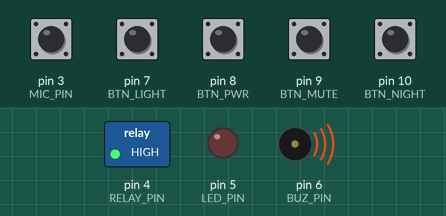
The sketch below on a simulated Arduino Nano, built with avr-gcc and run on an emulated ATmega328P. On the bench: switched loads named in the sketch (green lamp = pin HIGH), output pins drawn as LEDs (lit = HIGH), buzzer (waves = sounding). The test bench sets the inputs (shaded band); at power-on: pin 3 (MIC_PIN), pin 7 (BTN_LIGHT), pin 8 (BTN_PWR), pin 9 (BTN_MUTE), pin 10 (BTN_NIGHT) HIGH. What the sketch prints to the serial monitor is not drawn.

Above: at 0.75 s.
1.3 s: pin 9 (BTN_MUTE) pulled LOW for 0.15 s
4.3 s: pin 7 (BTN_LIGHT) pulled LOW for 0.15 s
At 4.67 s:
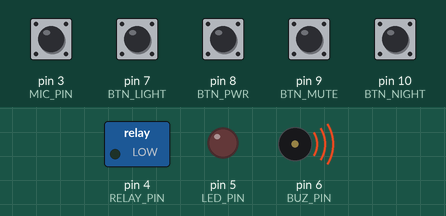
7.3 s: pin 10 (BTN_NIGHT) pulled LOW for 0.15 s
At 8.0 s:
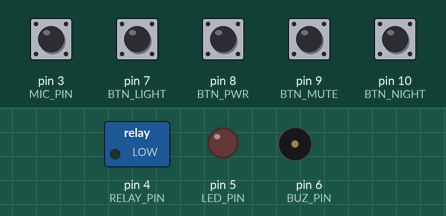
9.0 s: pin 10 (BTN_NIGHT) pulled LOW for 1 s
At 10.2 s:
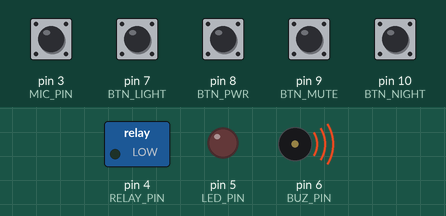
12.0 s: pin 7 (BTN_LIGHT) pulled LOW for 1 s
At 13.21 s:
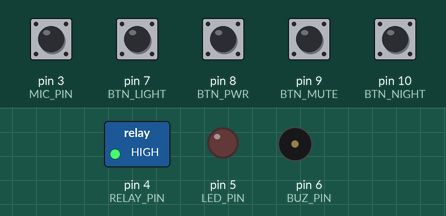
15.0 s: pin 8 (BTN_PWR) pulled LOW for 0.15 s
Timing chart, 0 to 19.1 s (numbered marks = the images above; inputs shaded):
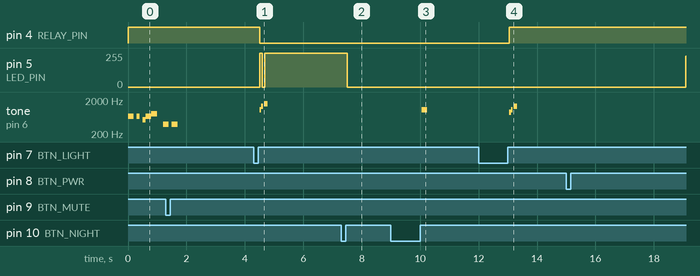

Measured:
- after the input at 4.3 s, pin 4 (RELAY_PIN): HIGH → LOW after 0.20 s; pin 5 (LED_PIN): 0/255 → 255/255 after 0.20 s, → 0/255 0.10 s later, → 255/255 0.08 s later; tone on pin 6 (BUZ_PIN): plays 1047 Hz for 0.06 s, 1319 Hz for 0.06 s, 1568 Hz for 0.12 s, starting after 0.20 s
- after the input at 7.3 s, pin 5 (LED_PIN): 255/255 → 0/255 after 0.20 s
- after the input at 9.0 s, tone on pin 6 (BUZ_PIN): silent → 1047 Hz after 1.1 s, → silent 0.20 s later
- after the input at 12.0 s, pin 4 (RELAY_PIN): LOW → HIGH after 1.1 s; pin 5 (LED_PIN): stays 0/255 (without the input it goes to 57/255 after 3.0 s); tone on pin 6 (BUZ_PIN): plays 880 Hz for 0.06 s, 1047 Hz for 0.06 s, 1319 Hz for 0.12 s, starting after 1.1 s

The sketch:

arduinov3.ino
```cpp
// Светильник с реле: ИК-пульт, двойной хлопок, таймеры и четыре кнопки.
//
// Скетч содержит только слой железа: читает выводы, отдаёт снимок входов
// контроллеру и переносит его выходы обратно на выводы. Вся логика лежит
// в отдельных модулях и собирается без Arduino.

#include <avr/wdt.h>

// IRremote на таймере 1, иначе конфликт с tone()
#define IR_USE_AVR_TIMER1
#include <IRremote.hpp>

#include "src/config.h"
#include "src/controller.h"

#if DEBUG
  #define DBG(x)   Serial.print(x)
  #define DBGLN(x) Serial.println(x)
#else
  #define DBG(x)
  #define DBGLN(x)
#endif

static Controller ctl;

static void write_relay(bool on) {
#if RELAY_LOW
    digitalWrite(RELAY_PIN, on ? LOW : HIGH);
#else
    digitalWrite(RELAY_PIN, on ? HIGH : LOW);
#endif
}

static Inputs read_inputs() {
    Inputs in;
    in.now       = millis();
    in.mic_high  = digitalRead(MIC_PIN) == HIGH;
    in.btn_light = !digitalRead(BTN_LIGHT);
    in.btn_pwr   = !digitalRead(BTN_PWR);
    in.btn_mute  = !digitalRead(BTN_MUTE);
    in.btn_night = !digitalRead(BTN_NIGHT);
    return in;
}

static void write_outputs(const Outputs& out) {
    write_relay(out.relay_on);
    analogWrite(LED_PIN, out.led_pwm);

    if (out.tone_changed) {
        if (out.tone_freq > 0) tone(BUZ_PIN, out.tone_freq);
        else noTone(BUZ_PIN);
    }
}

void setup() {
    pinMode(MIC_PIN, INPUT_PULLUP);
    pinMode(RELAY_PIN, OUTPUT);
    pinMode(LED_PIN, OUTPUT);
    pinMode(BUZ_PIN, OUTPUT);

    pinMode(BTN_LIGHT, INPUT_PULLUP);
    pinMode(BTN_PWR, INPUT_PULLUP);
    pinMode(BTN_MUTE, INPUT_PULLUP);
    pinMode(BTN_NIGHT, INPUT_PULLUP);

    write_relay(false);
    digitalWrite(LED_PIN, LOW);
    noTone(BUZ_PIN);

    Serial.begin(BAUD);

    IrReceiver.begin(IR_PIN, ENABLE_LED_FEEDBACK);

    ctl.begin(read_inputs());
    write_outputs(ctl.outputs());

#if USE_WDT
    wdt_enable(WDTO_2S);
#endif
    DBGLN(F("init ok"));
}

void loop() {
#if USE_WDT
    wdt_reset();
#endif

    Inputs in = read_inputs();

    const bool decoded = IrReceiver.decode();
    if (decoded) {
        in.ir_valid   = !(IrReceiver.decodedIRData.flags & IRDATA_FLAGS_IS_REPEAT);
        in.ir_command = IrReceiver.decodedIRData.command;
    }

    ctl.update(in);
    write_outputs(ctl.outputs());

    if (decoded) IrReceiver.resume();
}
```

button.cpp
```cpp
#include "button.h"

#include "config.h"

void Button::poll(uint32_t now, bool raw_pressed) {
    if (raw_pressed != last_raw_) db_time_ = now;
    last_raw_ = raw_pressed;

    if (now - db_time_ > BTN_DB) {
        if (raw_pressed != pressed_) {
            pressed_ = raw_pressed;
            if (!pressed_) {
                if (clicks_ == 0 || now - rel_time_ > DBL_CLICK) clicks_ = 1;
                else clicks_++;
                rel_time_ = now;
            }
        }
    }
}

bool Button::take_click() {
    if (clicks_ > 0 && !pressed_) {
        clicks_ = 0;
        return true;
    }
    return false;
}
```

button.h
```cpp
#pragma once

#include <stdint.h>

// Антидребезг и подсчёт нажатий одной кнопки.
// Логика не обращается к железу: уровень вывода передаётся снаружи.
class Button {
public:
    // Начальное состояние вывода, чтобы первый poll() не выдал ложное нажатие.
    void begin(bool raw_pressed) { last_raw_ = raw_pressed; }

    void poll(uint32_t now, bool raw_pressed);

    // Забирает накопленное нажатие: true, если кнопка отпущена и клик готов.
    bool take_click();

    bool pressed() const { return pressed_; }

private:
    bool     last_raw_ = false;
    bool     pressed_  = false;
    uint32_t db_time_  = 0;
    uint8_t  clicks_   = 0;
    uint32_t rel_time_ = 0;
};
```

clap.cpp
```cpp
#include "clap.h"

#include "config.h"

ClapEvent ClapDetector::update(uint32_t now, bool mic_high, bool suppressed) {
    if (suppressed) {
        mic_last_ = mic_high;
        return ClapEvent::None;
    }

    ClapEvent ev = ClapEvent::None;

    if (mic_last_ && !mic_high && now - last_clap_ >= CLAP_DB) {
        last_clap_ = now;

        if (!waiting_) {
            first_clap_ = now;
            waiting_    = true;
            ev          = ClapEvent::Flash;
        } else if (now - first_clap_ <= CLAP_WIN) {
            waiting_ = false;
            ev       = ClapEvent::Toggle;
        } else {
            first_clap_ = now;
            ev          = ClapEvent::Flash;
        }
    }

    mic_last_ = mic_high;
    return ev;
}

void ClapDetector::expire(uint32_t now) {
    if (waiting_ && now - first_clap_ > CLAP_WIN) waiting_ = false;
}
```

clap.h
```cpp
#pragma once

#include <stdint.h>

enum class ClapEvent : uint8_t {
    None,
    Flash,   // первый хлопок принят, ждём второй
    Toggle   // второй хлопок в пределах окна — переключить свет
};

// Детектор двойного хлопка по спадающему фронту сигнала микрофона.
class ClapDetector {
public:
    void begin(bool mic_high) { mic_last_ = mic_high; }

    // suppressed — микрофон заглушён (mute либо защита после щелчка реле).
    ClapEvent update(uint32_t now, bool mic_high, bool suppressed);

    // Снимает ожидание второго хлопка по истечении окна.
    void expire(uint32_t now);

private:
    bool     mic_last_   = false;
    bool     waiting_    = false;
    uint32_t last_clap_  = 0;
    uint32_t first_clap_ = 0;
};
```

compat.h
```cpp
#pragma once

// Модули логики собираются как для AVR, так и для хоста (тесты, статический
// анализ). На хосте нет avr/pgmspace.h, поэтому чтение из PROGMEM вырождается
// в обычное разыменование.

#ifdef __AVR__
  #include <avr/pgmspace.h>
#else
  #include <stdint.h>
  #ifndef PROGMEM
    #define PROGMEM
  #endif
  #ifndef pgm_read_word
    #define pgm_read_word(addr) (*reinterpret_cast<const uint16_t*>(addr))
  #endif
#endif
```

controller.cpp
```cpp
#include "controller.h"

#include "config.h"

void Controller::begin(const Inputs& in) {
    pwr_ = true;

    clap_.begin(in.mic_high);
    b_pwr_.begin(in.btn_pwr);
    b_light_.begin(in.btn_light);
    b_mute_.begin(in.btn_mute);
    b_night_.begin(in.btn_night);

    start_melody(in.now, mel_mario());
}

// Порядок шагов повторяет исходный цикл: кнопки, зуммер, индикация,
// ИК, хлопки, таймер, снятие ожидания второго хлопка.
void Controller::update(const Inputs& in) {
    out_.tone_changed = false;

    handle_buttons(in);
    if (!pwr_) return;

    if (!night_ && melody_.tick(in.now)) {
        out_.tone_freq    = melody_.freq();
        out_.tone_changed = true;
    }

    out_.led_pwm = night_ ? 0 : fx_.update(in.now, timer_.active(), muted_);

    if (in.ir_valid && in.now - last_ir_ > IR_DB) {
        handle_ir(in.now, in.ir_command);
        last_ir_ = in.now;
    }

    const bool suppressed = muted_ || (in.now - relay_click_ < RELAY_PROT);
    switch (clap_.update(in.now, in.mic_high, suppressed)) {
        case ClapEvent::Flash:
            start_fx(Fx::Flash, in.now);
            break;
        case ClapEvent::Toggle:
            cancel_timer();
            light_ = !light_;
            apply_light(in.now);
            break;
        default:
            break;
    }

    if (timer_.expired(in.now)) {
        cancel_timer();
        light_ = !light_;
        apply_light(in.now);
    }

    clap_.expire(in.now);

    out_.relay_on = light_;
}

void Controller::handle_buttons(const Inputs& in) {
    b_pwr_.poll(in.now, in.btn_pwr);
    if (b_pwr_.take_click() && timer_.cancel()) {
        fx_.clear();
        start_melody(in.now, mel_click());
        start_fx(Fx::Flash, in.now);
    }

    if (!pwr_) return;

    b_light_.poll(in.now, in.btn_light);
    if (b_light_.take_click()) {
        light_ = !light_;
        apply_light(in.now);
    }

    b_mute_.poll(in.now, in.btn_mute);
    if (b_mute_.take_click()) {
        muted_ = !muted_;
        start_melody(in.now, muted_ ? mel_mute_on() : mel_mute_off());
    }

    b_night_.poll(in.now, in.btn_night);
    if (b_night_.take_click()) {
        night_ = !night_;
        if (night_) {
            stop_melody();
            out_.led_pwm = 0;
        } else {
            start_melody(in.now, mel_mute_off());
        }
    }
}

void Controller::handle_ir(uint32_t now, uint16_t cmd) {
    bool     is_timer = true;
    uint16_t minutes  = 0;

    switch (cmd) {
        case IR_MUTE:
            muted_ = !muted_;
            start_melody(now, muted_ ? mel_mute_on() : mel_mute_off());
            return;
        case IR_L_ON:
            cancel_timer();
            light_ = true;
            apply_light(now);
            return;
        case IR_L_OFF:
            cancel_timer();
            light_ = false;
            apply_light(now);
            return;

        case IR_1M:  minutes = 1;   break;
        case IR_5M:  minutes = 5;   break;
        case IR_10M: minutes = 10;  break;
        case IR_15M: minutes = 15;  break;
        case IR_20M: minutes = 20;  break;
        case IR_30M: minutes = 30;  break;
        case IR_1H:  minutes = 60;  break;
        case IR_2H:  minutes = 120; break;
        case IR_3H:  minutes = 180; break;
        case IR_4H:  minutes = 240; break;
        case IR_5H:  minutes = 300; break;
        case IR_8H:  minutes = 480; break;
        default:     is_timer = false; break;
    }

    if (is_timer) {
        timer_.start(now, minutes);
        fx_.clear();
        start_melody(now, mel_timer());
    }
}

void Controller::apply_light(uint32_t now) {
    out_.relay_on = light_;
    relay_click_  = now;

    if (light_) {
        start_melody(now, mel_light_on());
        start_fx(Fx::Double, now);
    } else {
        start_melody(now, mel_light_off());
        start_fx(Fx::Fade, now);
    }
}

void Controller::cancel_timer() {
    if (timer_.cancel()) fx_.clear();
}

void Controller::start_melody(uint32_t now, const Melody& m) {
    if (!pwr_ || night_) return;
    if (melody_.play(now, m)) {
        out_.tone_freq    = melody_.freq();
        out_.tone_changed = true;
    }
}

void Controller::stop_melody() {
    melody_.stop();
    out_.tone_freq    = 0;
    out_.tone_changed = true;
}

void Controller::start_fx(Fx f, uint32_t now) {
    if (night_) return;
    fx_.start(f, now);
}

void Controller::sleep() {
    cancel_timer();
    light_        = false;
    out_.relay_on = false;
    pwr_          = false;
    stop_melody();
    out_.led_pwm = 0;
}

void Controller::wake(uint32_t now) {
    pwr_ = true;
    start_melody(now, mel_light_on());
    start_fx(Fx::Double, now);
}
```

controller.h
```cpp
#pragma once

#include <stdint.h>

#include "button.h"
#include "clap.h"
#include "lamp_timer.h"
#include "led_fx.h"
#include "melody.h"

// Снимок входов за одну итерацию цикла. Все уровни уже приведены к логике
// «true — нажато / активно», время передаётся снаружи одним значением.
struct Inputs {
    uint32_t now         = 0;
    bool     mic_high    = false;
    bool     btn_light   = false;
    bool     btn_pwr     = false;
    bool     btn_mute    = false;
    bool     btn_night   = false;
    bool     ir_valid    = false;  // команда получена и не является повтором
    uint16_t ir_command  = 0;
};

// Требуемое состояние выходов. Скетч переносит его на выводы.
struct Outputs {
    bool     relay_on     = false;
    uint8_t  led_pwm      = 0;
    uint16_t tone_freq    = 0;      // 0 — тишина
    bool     tone_changed = false;  // частоту нужно применить
};

// Вся логика светильника. Не зависит от Arduino и собирается на хосте.
class Controller {
public:
    void begin(const Inputs& in);
    void update(const Inputs& in);

    const Outputs& outputs() const { return out_; }

    // Спящий режим. Сейчас ниоткуда не вызывается — как и в исходной версии;
    // сброс сторожевого таймера при этом остаётся на стороне скетча.
    void sleep();
    void wake(uint32_t now);

private:
    void handle_buttons(const Inputs& in);
    void handle_ir(uint32_t now, uint16_t cmd);
    void apply_light(uint32_t now);
    void cancel_timer();
    void start_melody(uint32_t now, const Melody& m);
    void stop_melody();
    void start_fx(Fx f, uint32_t now);

    Button       b_pwr_, b_light_, b_mute_, b_night_;
    ClapDetector clap_;
    LampTimer    timer_;
    LedFx        fx_;
    MelodyPlayer melody_;
    Outputs      out_;

    bool     pwr_   = false;
    bool     light_ = false;
    bool     muted_ = false;
    bool     night_ = false;

    uint32_t last_ir_     = 0;
    uint32_t relay_click_ = 0;
};
```

lamp_timer.cpp
```cpp
#include "lamp_timer.h"

void LampTimer::start(uint32_t now, uint16_t minutes) {
    dur_    = static_cast<uint32_t>(minutes) * 60000UL;
    start_  = now;
    active_ = true;
}

bool LampTimer::cancel() {
    if (!active_) return false;
    active_ = false;
    return true;
}

bool LampTimer::expired(uint32_t now) const {
    return active_ && now - start_ >= dur_;
}
```

lamp_timer.h
```cpp
#pragma once

#include <stdint.h>

// Обратный отсчёт до переключения света.
class LampTimer {
public:
    void start(uint32_t now, uint16_t minutes);

    // true, если таймер действительно был активен.
    bool cancel();

    bool active() const { return active_; }
    bool expired(uint32_t now) const;

private:
    bool     active_ = false;
    uint32_t dur_    = 0;
    uint32_t start_  = 0;
};
```

led_fx.cpp
```cpp
#include "led_fx.h"

uint8_t LedFx::update(uint32_t now, bool timer_active, bool muted) {
    const uint32_t dt = now - start_;

    switch (fx_) {
        case Fx::Flash:
            if (dt < 150) return 255;
            fx_ = Fx::None;
            return 0;

        case Fx::Double:
            if (dt < 100) return 255;
            if (dt < 180) return 0;
            if (dt < 280) return 255;
            fx_ = Fx::None;
            return 0;

        case Fx::Fade:
            if (dt < 800) return static_cast<uint8_t>(255 - (dt * 255 / 800));
            fx_ = Fx::None;
            return 0;

        default:
            if (timer_active) return ((now / 1000) % 2) ? 0 : 255;
            if (muted) {
                const uint16_t ph = now % 2000;
                return static_cast<uint8_t>(
                    ph < 1000 ? (ph * 255 / 1000) : (255 - ((ph - 1000) * 255 / 1000)));
            }
            return 0;
    }
}
```

led_fx.h
```cpp
#pragma once

#include <stdint.h>

enum class Fx : uint8_t {
    None,
    Flash,   // короткая вспышка
    Double,  // две вспышки
    Fade     // плавное угасание
};

// Конечный автомат индикации: возвращает уровень ШИМ для светодиода.
class LedFx {
public:
    void start(Fx f, uint32_t now) {
        fx_    = f;
        start_ = now;
    }

    void clear() { fx_ = Fx::None; }

    // В покое индикация зависит от режимов: мигание при активном таймере,
    // плавная пульсация при mute.
    uint8_t update(uint32_t now, bool timer_active, bool muted);

private:
    Fx       fx_    = Fx::None;
    uint32_t start_ = 0;
};
```

melody.cpp
```cpp
#include "melody.h"

namespace {

// частоты, Гц
constexpr uint16_t REST = 0;
constexpr uint16_t G4   = 392;
constexpr uint16_t C5   = 523;
constexpr uint16_t E5   = 659;
constexpr uint16_t F5   = 698;
constexpr uint16_t G5   = 784;
constexpr uint16_t A5   = 880;
constexpr uint16_t C6   = 1047;
constexpr uint16_t E6   = 1319;
constexpr uint16_t G6   = 1568;

const Note SND_MARIO[] PROGMEM = {
    {E5, 100}, {E5, 100}, {REST, 100}, {E5, 100},
    {REST, 100}, {C5, 100}, {E5, 200},
    {G5, 200}, {REST, 200}, {G4, 200}
};

const Note SND_L_ON[]  PROGMEM = { {C6, 60}, {E6, 60}, {REST, 40}, {G6, 120} };
const Note SND_L_OFF[] PROGMEM = { {A5, 60}, {C6, 60}, {REST, 40}, {E6, 120} };
const Note SND_M_ON[]  PROGMEM = { {G4, 200} };
const Note SND_M_OFF[] PROGMEM = { {C6, 200} };
const Note SND_TIMER[] PROGMEM = { {C5, 60}, {F5, 60}, {G5, 120} };
const Note SND_CLICK[] PROGMEM = { {C6, 40} };

template <uint16_t N>
constexpr Melody make(const Note (&notes)[N]) {
    return Melody{notes, N};
}

}  // namespace

Melody mel_mario()     { return make(SND_MARIO); }
Melody mel_light_on()  { return make(SND_L_ON); }
Melody mel_light_off() { return make(SND_L_OFF); }
Melody mel_mute_on()   { return make(SND_M_ON); }
Melody mel_mute_off()  { return make(SND_M_OFF); }
Melody mel_timer()     { return make(SND_TIMER); }
Melody mel_click()     { return make(SND_CLICK); }

bool MelodyPlayer::play(uint32_t now, const Melody& m) {
    if (m.len == 0 || m.notes == nullptr) return false;

    notes_      = m.notes;
    len_        = m.len;
    idx_        = 0;
    note_start_ = now;
    playing_    = true;
    freq_       = pgm_read_word(&m.notes[0].freq);
    return true;
}

bool MelodyPlayer::tick(uint32_t now) {
    if (!playing_) return false;

    const uint16_t dur = pgm_read_word(&notes_[idx_].dur);
    if (now - note_start_ < dur) return false;

    idx_++;
    if (idx_ >= len_) {
        playing_ = false;
        freq_    = 0;
        return true;
    }

    note_start_ = now;
    freq_       = pgm_read_word(&notes_[idx_].freq);
    return true;
}

void MelodyPlayer::stop() {
    playing_ = false;
    freq_    = 0;
}
```

melody.h
```cpp
#pragma once

#include <stdint.h>

#include "compat.h"

struct Note {
    uint16_t freq;  // 0 — пауза
    uint16_t dur;   // мс
};

struct Melody {
    const Note* notes;
    uint16_t    len;
};

// Партитуры лежат во флеш-памяти; доступ только через эти функции.
Melody mel_mario();
Melody mel_light_on();
Melody mel_light_off();
Melody mel_mute_on();
Melody mel_mute_off();
Melody mel_timer();
Melody mel_click();

// Неблокирующий проигрыватель: сам не трогает зуммер, а сообщает,
// какая частота должна звучать сейчас.
class MelodyPlayer {
public:
    // true, если воспроизведение началось и частота обновилась.
    bool play(uint32_t now, const Melody& m);

    // true, если пора сменить частоту.
    bool tick(uint32_t now);

    void stop();

    bool     playing() const { return playing_; }
    uint16_t freq() const { return freq_; }

private:
    const Note* notes_     = nullptr;
    uint16_t    len_       = 0;
    uint16_t    idx_       = 0;
    uint16_t    freq_      = 0;
    uint32_t    note_start_ = 0;
    bool        playing_   = false;
};
```

Source omitted: config.h (1433 bytes)
